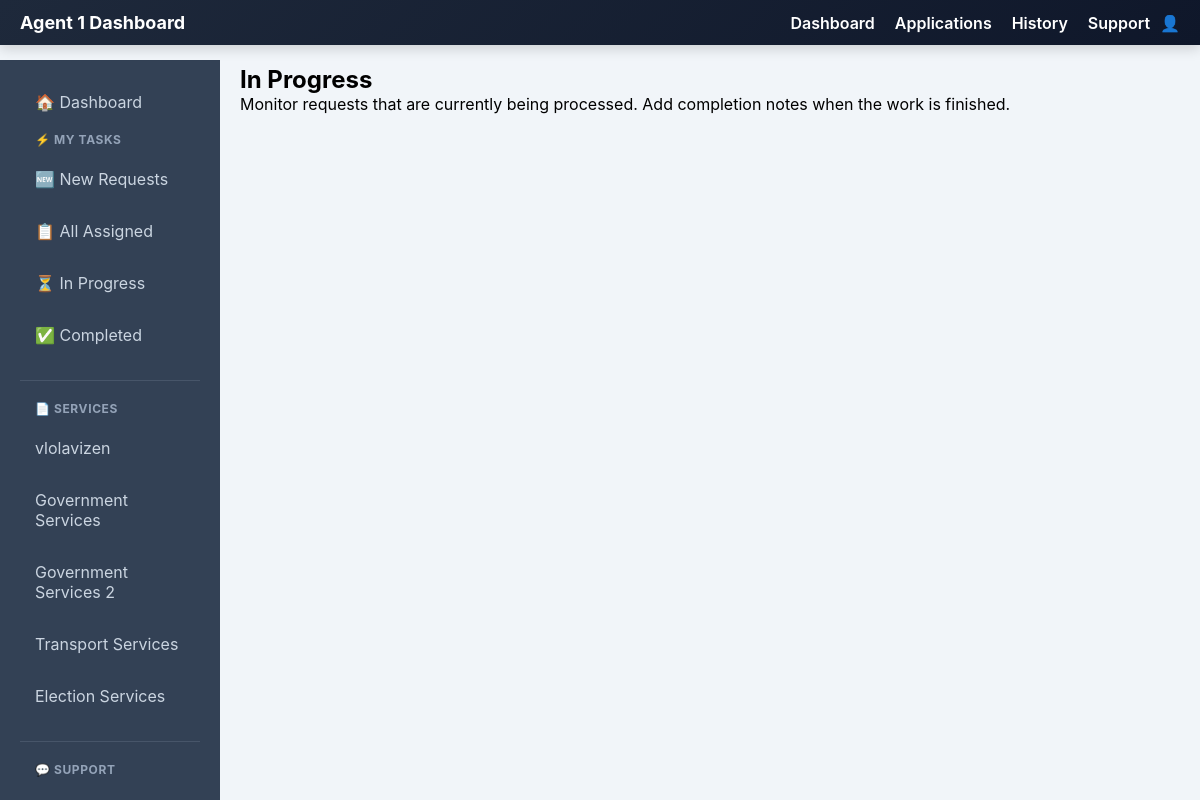
The page /agent1/in-progress/ (signed in) on the database its author committed.
### services/models.py (models this page shows, shortened)
class Page(models.Model):
    title = models.CharField(max_length=100)
    description = models.TextField()
    created_at = models.DateTimeField(auto_now_add=True)

### services/views.py (the view)
# urls.py: path('agent1/in-progress/', views.agent1_in_progress, name='agent1_in_progress'),
@login_required
@role_required(['AGENT1'])
def agent1_in_progress(request):
    requests = ServiceRequest.objects.filter(
        assigned_to=request.user,
        status='In Progress'
    ).order_by('-created_at')
    pages = Page.objects.all()
    context = {
        'requests': requests,
        'pages': pages,
    }
    return render(request, 'agent1-site/in_progress.html', context)

### services/context_processors.py (called while the page is built)
def admin_pages(request):
    if request.path.startswith('/adminsite/'):
        return {'pages': Page.objects.all()}
    return {'pages': []}

### services/views.py (called while the page is built, shortened)
def role_required(allowed_roles):
    def decorator(view_func):
        @wraps(view_func)
        def _wrapped_view(request, *args, **kwargs):
            if not request.user.is_authenticated:
                return redirect(reverse('login') + '?next=' + request.path)
            is_permitted = request.user.role in allowed_roles
            if 'ADMIN' in allowed_roles and (request.user.is_staff or request.user.is_superuser):
                is_permitted = True
            return view_func(request, *args, **kwargs)
        return _wrapped_view
    return decorator

### services/templates/agent1-site/in_progress.html
{% extends 'agent1-site/base-agent1.html' %}
{% block content %}
<div class="card">
    <h2>In Progress</h2>
    <p>Monitor requests that are currently being processed. Add completion notes when the work is finished.</p>
</div>
{% endblock %}

### services/templates/agent1-site/base-agent1.html (shortened to what this page needs)
{% load static %}
<!DOCTYPE html>
<html lang="en">
<head>
</head>
<body>
<div class="navbar">
    <div class="navbar-left">
        <a href="{% url 'agent1_dashboard' %}" class="navbar-brand">Agent 1 Dashboard</a>
    </div>
    <div class="nav-left" id="navLeft">
        <a href="{% url 'agent1_dashboard' %}">Dashboard</a>
        <a href="{% url 'apply_details' %}">Applications</a>
        <a href="{% url 'agent1_completed' %}">History</a>
        <a href="{% url 'agent1_contact' %}">Support</a>
    </div>
    <div class="nav-right">
        👤 {{ user.get_full_name }}
    </div>
</div>
<div class="container">
    <div class="sidebar" id="agentSidebar">
        <a href="{% url 'agent1_dashboard' %}">🏠 Dashboard</a>
        <div class="sidebar-section">
            <span class="sidebar-title">⚡ My Tasks</span>
            <a href="{% url 'agent1_dashboard' %}?status=Under+Review">🆕 New Requests</a>
            <a href="{% url 'agent1_dashboard' %}">📋 All Assigned</a>
            <a href="{% url 'agent1_dashboard' %}?status=In+Progress">⏳ In Progress</a>
            <a href="{% url 'agent1_dashboard' %}?status=Completed">✅ Completed</a>
        </div>
        <div class="sidebar-section">
            <span class="sidebar-title">📄 Services</span>
            {% if pages %}
                {% for p in pages %}
                    <a href="{% url 'view_custom_page' p.id %}">{{ p.title }}</a>
                {% endfor %}
            {% else %}
                <p style="color: #94a3b8; font-size: 13px; margin: 5px 10px;">No pages created</p>
            {% endif %}
        </div>
        <div class="sidebar-section">
            <span class="sidebar-title">💬 Support</span>
            <a href="{% url 'agent1_contact' %}">Contact Admin</a>
        </div>
    </div>
    <div class="main">
        {% block content %}{% endblock %}
    </div>
</div>
</body>
</html>

### services/templates/agent1-site/base-agent1.html (style rules this page uses)
* { margin: 0; padding: 0; box-sizing: border-box; }
body { font-family: -apple-system, BlinkMacSystemFont, 'Segoe UI', 'Roboto', Arial, sans-serif; background: #f1f5f9; overflow-x: hidden; }
.navbar { background: linear-gradient(135deg, #1e293b 0%, #0f172a 100%); color: white; display: flex; justify-content: space-between; align-items: center; padding: 12px 20px; position: sticky; top: 0; z-index: 999; box-shadow: 0 4px 12px rgba(0, 0, 0, 0.15); flex-wrap: wrap; gap: 10px; }
.navbar-left { display: flex; align-items: center; gap: 15px; flex: 1; }
.navbar-brand { font-size: 18px; font-weight: 700; color: white; text-decoration: none; }
.nav-left { display: flex; gap: 20px; align-items: center; }
.nav-left a { color: white; text-decoration: none; font-weight: 600; transition: all 0.3s ease; position: relative; }
.nav-left a::after { content: ''; position: absolute; bottom: -4px; left: 0; width: 0; height: 2px; background: #3b82f6; transition: width 0.3s ease; }
.nav-right { font-weight: bold; white-space: nowrap; }
.container { display: flex; min-height: calc(100vh - 60px); }
.sidebar { width: 220px; background: #334155; color: white; padding: 20px; position: fixed; left: 0; top: 60px; height: calc(100vh - 60px); overflow-y: auto; z-index: 900; transition: transform 0.3s ease; }
.sidebar a { display: block; color: #cbd5e1; text-decoration: none; padding: 12px 15px; border-radius: 6px; margin-bottom: 8px; transition: all 0.3s ease; }
.sidebar-section { margin-bottom: 20px; padding-bottom: 15px; border-bottom: 1px solid #475569; }
.sidebar-title { color: #94a3b8; font-size: 0.75rem; text-transform: uppercase; letter-spacing: 0.05em; font-weight: 700; margin-bottom: 10px; display: block; padding: 0 15px; }
.main { flex: 1; margin-left: 220px; padding: 20px; overflow-y: auto; }

### rows shown on the page
Page: title "vlolavizen"
Page: title "Government Services"
Page: title "Government Services 2"
Page: title "Transport Services"
Page: title "Election Services"
